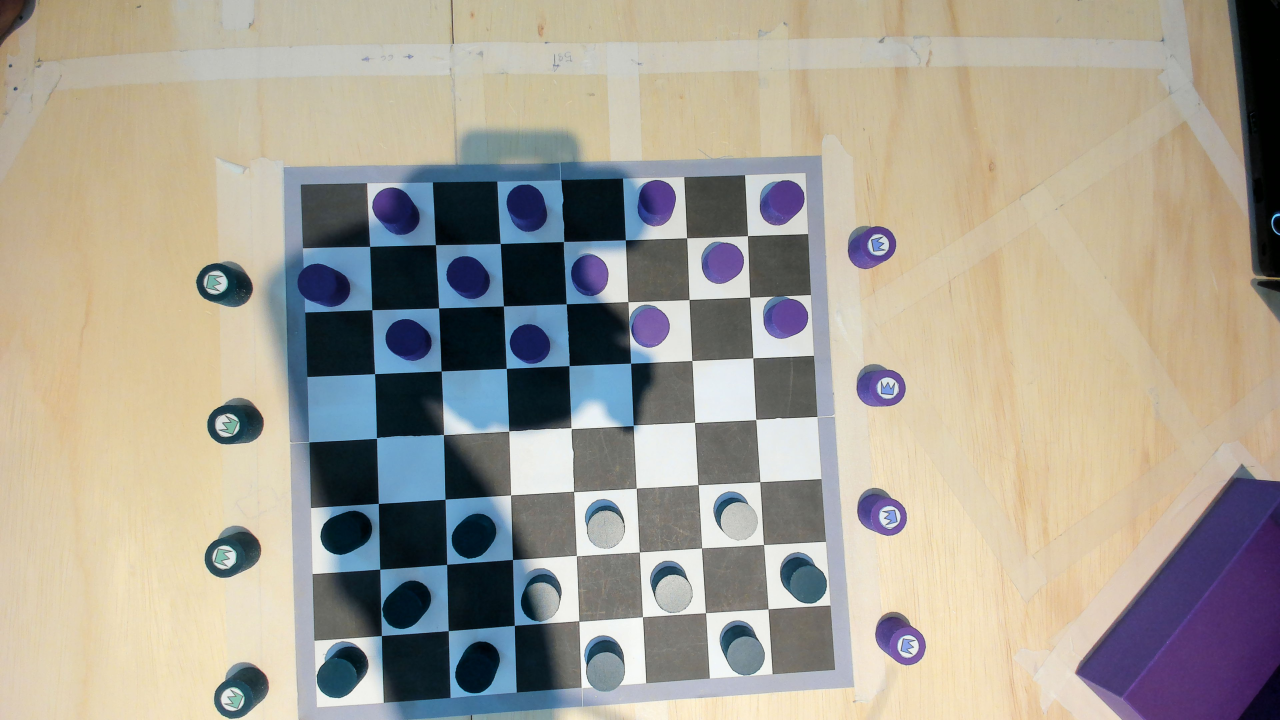
#> input picture assets/damas.jpg, 3840 x 2160 px, found by its file name (shown at 1/3 size)
$ python test1.py
#> lines starting #> are read from the running program, lines starting #| are printed output that depends on the picture
import cv2

img = cv2.imread('assets\damas.jpg', 0)
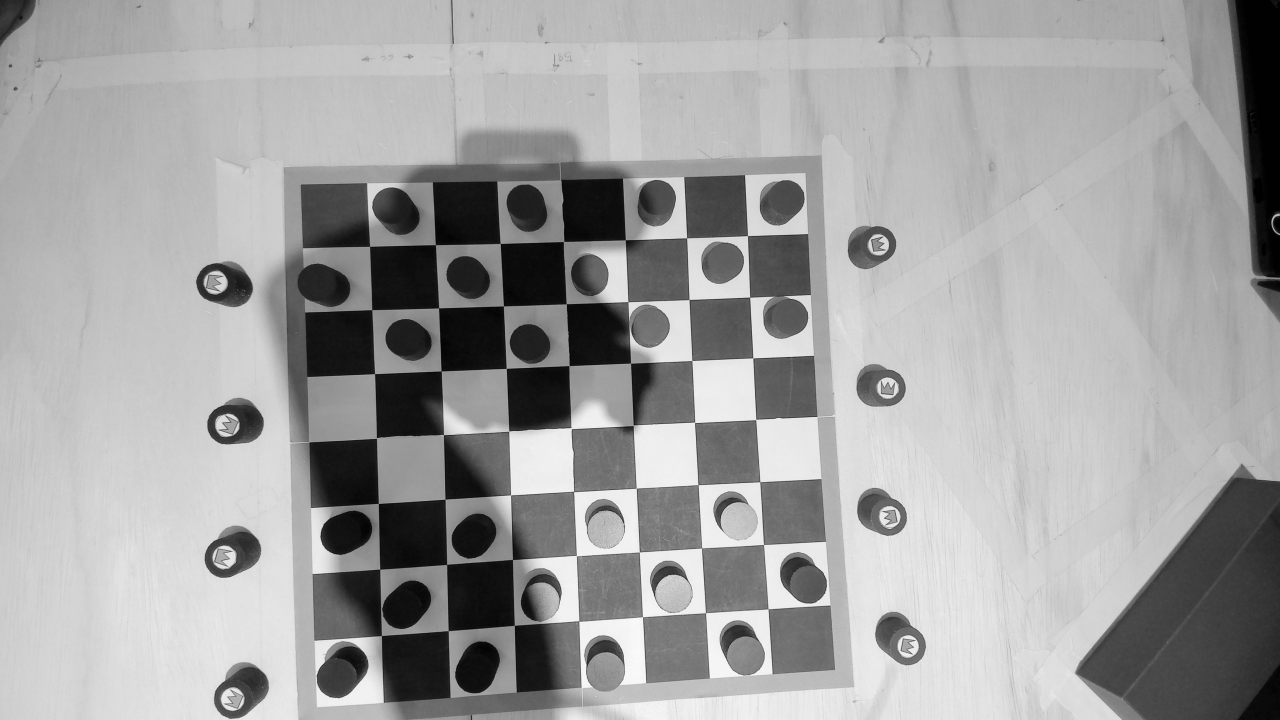
#> img: shape (2160, 3840) (shown at 1/3 size); min 0, max 255, mean 160.5
img = cv2.resize(img,(0,0), fx=0.2, fy=0.2)
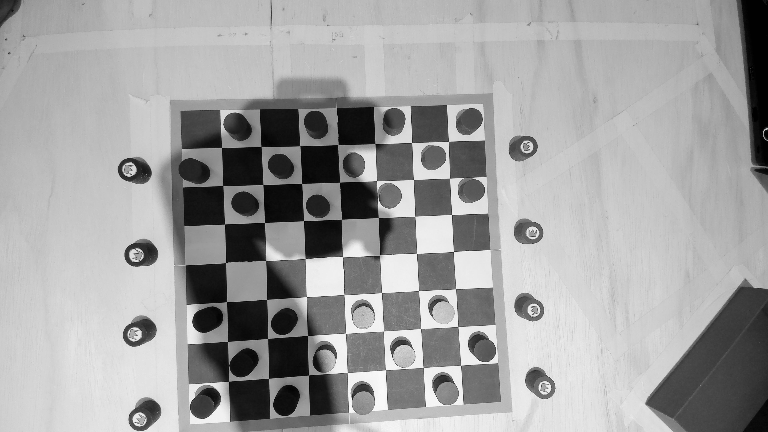
#> img: shape (432, 768); min 0, max 255, mean 160.5
img = cv2.rotate(img, cv2.ROTATE_90_CLOCKWISE)
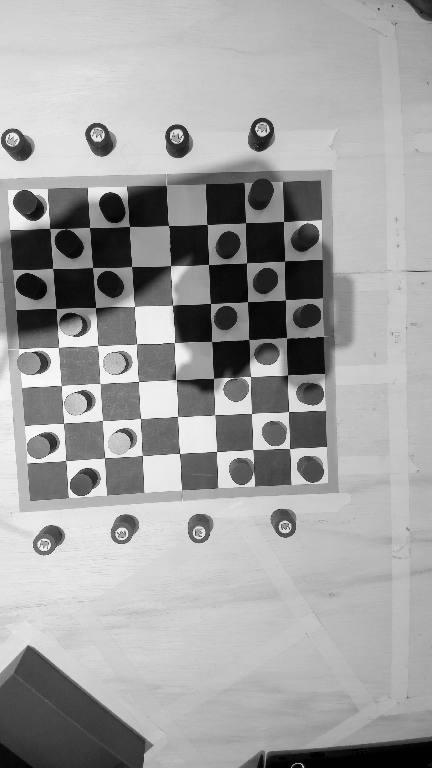
#> img: shape (768, 432); min 0, max 255, mean 160.5
cv2.imwrite('new_img.jpg', img)

cv2.imshow('assets\Image ', img)
cv2.waitKey(0)
cv2. destroyAllWindows()
